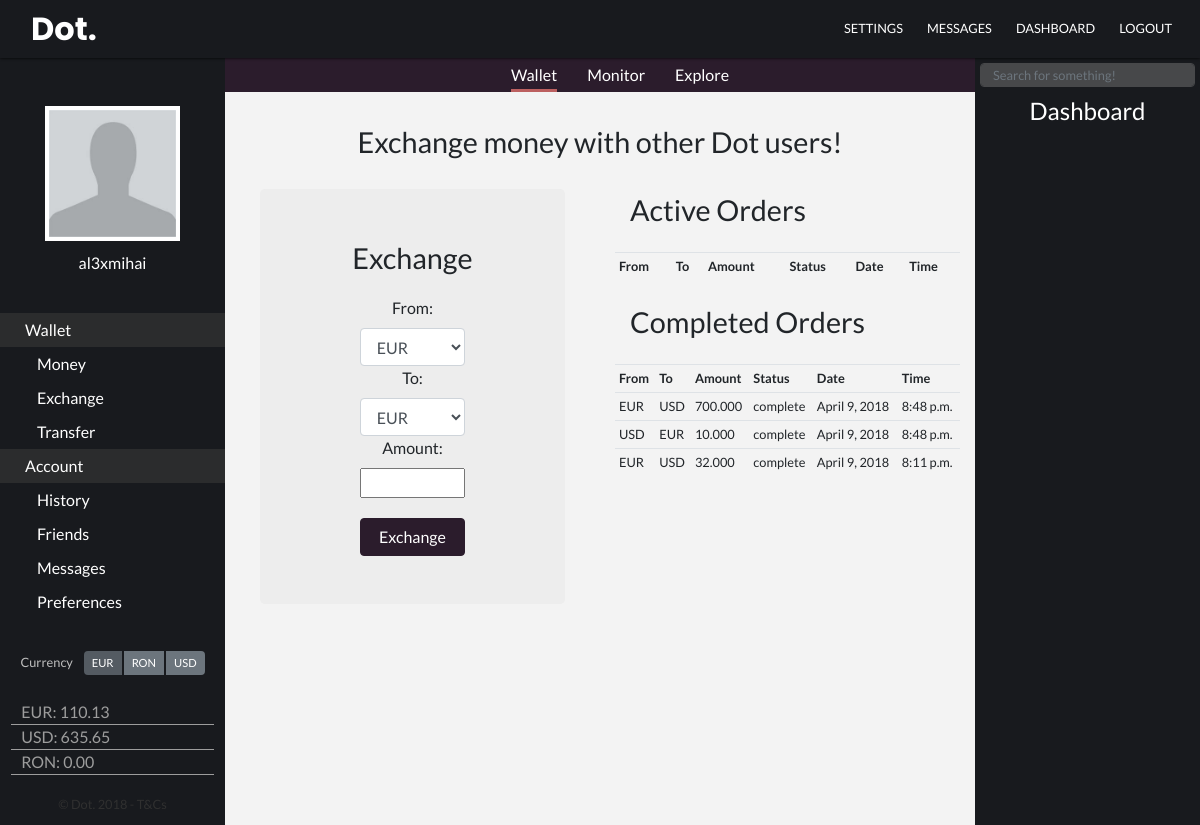
Screenshot of /exchange/ (signed in) with the database file from the repository.
### dot_basic/models.py (models this page shows)
class Profile(models.Model):
    user = models.OneToOneField(User, on_delete=models.CASCADE)
    bio = models.TextField(max_length=500, blank=True)
    location = models.CharField(max_length=30, blank=True, null=True)
    birth_date = models.DateField(null=True, blank=True)
    avatar = models.ImageField(upload_to='documents', default='media/avatar.jpg')
    USD = models.DecimalField(max_digits=10, decimal_places=2, default=0.0)
    EUR = models.DecimalField(max_digits=10, decimal_places=2, default=0.0)
    RON = models.DecimalField(max_digits=10, decimal_places=2, default=0.0)
    default_payment = models.IntegerField(default = 0, blank=True)
    corporate =  models.BooleanField(default=False)

class CompleteOrders(models.Model):
    user = models.CharField(max_length=30, blank=True)
    date = models.DateField(null=True, blank=True)
    time = models.TimeField(null=True, blank=True)
    home_currency = models.CharField(max_length=30, blank=True)
    home_currency_amount = models.DecimalField(max_digits=10, decimal_places=3, blank=True, null=True)
    rate = models.DecimalField(max_digits=10, decimal_places=3)
    target_currency = models.CharField(max_length=30, blank=True)
    target_currency_amount = models.DecimalField(max_digits=10, decimal_places=3, blank=True, null=True)
    status = models.CharField(max_length=30, blank=True, default='complete')

### dot_basic/views.py (the view)
# urls.py: path('exchange/', exchangeView, name='exchange'),
@login_required
def exchangeView(request):
    user = request.user
    if request.method == 'POST':
        error = False
        c = CurrencyRates()
        form = basic_forms.ExchangeForm(request.POST)
        if form.is_valid():
            home_currency = form.cleaned_data.get('home_currency')
            target_currency = form.cleaned_data.get('target_currency')
            home_currency_amount = decimal.Decimal(form.cleaned_data.get('home_currency_amount'))
            username = user.username
            date = datetime.date.today()
            time = datetime.datetime.now().strftime('%H:%M:%S')
            rate = decimal.Decimal(c.get_rate(home_currency, target_currency))
            target_currency_amount = home_currency_amount*rate
            balance = {"EUR":user.profile.EUR, "USD":user.profile.USD, "RON":user.profile.RON}
            if home_currency_amount > balance[home_currency]:
                error = True
                return render(request, 'users/wallet/exchange.html', {'form': form, 'error':error, 'currency': home_currency})
            order = basic_models.Order(date = date, time = time, user = username, home_currency=home_currency, home_currency_amount=home_currency_amount, rate=rate, target_currency=target_currency, target_currency_amount=target_currency_amount, status='pending', home_backup=home_currency_amount, target_backup=target_currency_amount)
            order.save()
            orderlist = basic_models.Order.objects.filter(home_currency = order.target_currency, target_currency = order.home_currency).exclude(user=user)
            for order2 in orderlist:
                if order.status is not 'complete':
                    user2 = User.objects.get(username=order2.user)
                    balance2 = {"EUR":user2.profile.EUR, "USD":user2.profile.USD, "RON":user2.profile.RON}
                    if order.home_currency_amount >= order2.target_currency_amount:
                        balance[str(order.home_currency)]=balance[str(order.home_currency)]-order2.target_currency_amount
                        order.home_currency_amount = order.home_currency_amount - order2.target_currency_amount
                        balance2[str(order2.target_currency)]=balance2[str(order2.target_currency)] + order2.target_currency_amount
                        order2.target_currency_amount = 0
                        balance[str(order.target_currency)]=balance[str(order.target_currency)] + order2.home_currency_amount
                        order.target_currency_amount = order.target_currency_amount - order2.home_currency_amount
                        balance2[str(order2.home_currency)] = balance2[str(order2.home_currency)] - order2.home_currency_amount
                        order2.home_currency_amount = 0
                    else:
                        balance[str(order.home_currency)]=balance[str(order.home_currency)] - order.home_currency_amount
                        balance2[str(order2.target_currency)] = balance2[str(order2.target_currency)] + order.home_currency_amount
                        order2.target_currency_amount = order2.target_currency_amount - order.home_currency_amount
                        order.home_currency_amount = 0
                        balance[str(order.target_currency)] = balance[str(order.target_currency)] + order.target_currency_amount
                        balance2[str(order2.home_currency)] = balance2[str(order2.home_currency)] - order.target_currency_amount
                        order2.home_currency_amount = order2.home_currency_amount - order.target_currency_amount
                        order.target_currency_amount = 0
                    user.profile.USD = balance['USD']
                    user.profile.EUR = balance['EUR']
                    user.profile.RON = balance['RON']
                    user.save()
                    user2.profile.USD = balance2['USD']
                    user2.profile.EUR = balance2['EUR']
                    user2.profile.RON = balance2['RON']
                    user2.save()
                    if order.home_currency_amount == 0:
                        order.status = 'complete'
                    if order2.home_currency_amount == 0:
                        order2.status = 'complete'
                    order.save()
                    order2.save()
        return redirect('/exchange/')
    else:
        form = basic_forms.ExchangeForm()
    orders = basic_models.Order.objects.filter(user=user.username, status='pending')
    completed_orders = basic_models.CompleteOrders.objects.filter(user=user.username).order_by('-id')[:5]
    context_dict={'form':form, 'orders': orders, 'completed_orders': completed_orders}
    return render(request, 'users/wallet/exchange.html', context_dict)

### dot_basic/templates/users/wallet/exchange.html (shortened to what this page needs)
{% extends 'base.html' %}
{% block content %}
<link rel = "stylesheet" type = "text/css" href = "/static/basic/css/exchange.css" />
  <div class="container-fluid exchange-container">
    <div class="row">
        <div class="text-center exchange-header">
            <div class="exchange-text"> Exchange money with other Dot users!</div>
        </div>
    </div>
    <div class="row">
            <div class="col-lg-6 col-md-12">
                <div class="jumbotron text-center">
                    <div class="container-fluid" id="exchange-text"> Exchange </div>
                    <div class="container-fluid" id="exchange-form">
                        <form class="form-horizontal" method="post">{% csrf_token %}
                          <fieldset>
                            {% for field in form %}
                            <div class="control-group">
                              <label class="control-label">{{ field.label }}</label>
                              <div class="controls">{{ field }}
                              </div>
                            </div>
                            {% endfor %}
                          </fieldset>
                          <div class="form-actions">
                            <button name="exchange" type="submit" class="btn btn-primary btn-space custom-btn">Exchange</button>
                          </div>
                        </form>
                    </div>
                </div>
            </div>
            <div class="col-lg-6 col-md-12">
                <div class="row">
                        <div class="col-12">
                          <div class="container-fluid" id="exchange-text"> Active Orders </div>
                            <table class="table history">
                              <tr>
                                <th>From</th>
                                <th>To</th>
                                <th>Amount</th>
                                <th>Status</th>
                                <th>Date</th>
                                <th>Time</th>
                              </tr>
                            </table>
                        </div>
                </div>
                <div class="row">
                        <div class="col-12">
                          <div class="container-fluid" id="exchange-text"> Completed Orders </div>
                            <table class="table history">
                              <tr>
                                <th>From</th>
                                <th>To</th>
                                <th>Amount</th>
                                <th>Status</th>
                                <th>Date</th>
                                <th>Time</th>
                              </tr>
                            {% for item in completed_orders %}
                              <tr>
                                <td>{{ item.home_currency }}</td>
                                <td>{{ item.target_currency }}</td>
                                <td>{{ item.home_currency_amount }}</td>
                                <td>{{ item.status }}
                                <td>{{ item.date }}</td>
                                <td>{{ item.time }}</td>
                              </tr>
                            {% endfor %}
                           </table>
                        </div>
                </div>
            </div>
    </div>
</div>
{% endblock %}

### dot_basic/templates/base.html (shortened to what this page needs)
<!DOCTYPE html>
<html>
<head>
    <link rel="stylesheet" href="https://maxcdn.bootstrapcdn.com/bootstrap/4.0.0/css/bootstrap.min.css">
    <link rel = "stylesheet" type = "text/css" href = "/static/basic/css/style.css" />
</head>
<body>
<div class="container-fluid h-100">
<nav class="navbar navbar-expand-lg navbar-dark fixed-top" id="navbar-style">
  <a class="navbar-brand" href="#">Dot.</a>
  <div class="collapse navbar-collapse" id='dotnavbar'>
    <ul class="navbar-nav ml-auto">
      <li class="nav-item mx-1">
        <a class="nav-link" href="/settings">SETTINGS</a>
      </li>
      <li class="nav-item mx-1">
        <a class="nav-link" href="/messages">MESSAGES</a>
      </li>
      <li class="nav-item mx-1">
        <a class="nav-link" style="cursor: pointer;" onclick="display()">DASHBOARD</a>
      </li>
      <li class="nav-item mx-1">
        <a class="nav-link" href="/logout">LOGOUT</a>
      </li>
    </ul>
  </div>
</nav>
<div id="wrapper">
    <div class="row h-100">
        <div class="col" id="sidebar">
            <div class="welcome-items row">
                <img class="avatar-style" src='{{ user.profile.avatar.url }}'>
            </div>
            <div class="welcome-items row">
                <div class="details">{{ user.username }} </div>
            </div>
            <div class="sidebar-menu row">
                <ul class="sidebar-list">
                    <li class="sidebar-item sidebar-cat">
                        <a class="sidebar-link" href="/">Wallet</a>
                    </li>
                    <li class="sidebar-item sidebar-sub">
                        <a class="sidebar-link" href="/money">Money</a>
                    </li>
                    <li class="sidebar-item sidebar-sub">
                        <a class="sidebar-link" href="/exchange">Exchange</a>
                    </li>
                    <li class="sidebar-item sidebar-sub">
                        <a class="sidebar-link" href="/transfer">Transfer</a>
                    </li>
                    <li class="sidebar-item sidebar-cat">
                        <a class="sidebar-link" href="">Account</a>
                    </li>
                    <li class="sidebar-item sidebar-sub">
                        <a class="sidebar-link" href="/history">History</a>
                    </li>
                    <li class="sidebar-item sidebar-sub">
                        <a class="sidebar-link" href="/friends">Friends</a>
                    </li>
                    <li class="sidebar-item sidebar-sub">
                        <a class="sidebar-link" href="/messages">Messages</a>
                    </li>
                    <li class="sidebar-item sidebar-sub">
                        <a class="sidebar-link" href="/settings">Preferences</a>
                    </li>
                </ul>
            </div>
            <div class="sidebar-settings row mx-0">
                <div class="sidebar-settings-text " data-toggle="tooltip" data-placement="right" title="Your default currency is used in all transactions!"><small> Currency</small></div>
                <div class="btn-group btn-group-toggle sidebar-btn-grp" data-toggle="buttons">
                  <label class="btn btn-secondary sidebar-btn active">
                    <input type="radio" name="options" id="option1" autocomplete="off" checked> EUR
                  </label>
                  <label class="btn btn-secondary sidebar-btn">
                    <input type="radio" name="options" id="option2" autocomplete="off"> RON
                  </label>
                  <label class="btn btn-secondary sidebar-btn">
                    <input type="radio" name="options" id="option3" autocomplete="off"> USD
                  </label>
                </div>
            </div>
            <div class="sidebar-money row">
                <ul class="sidebar-money-list">
                    <li class="sidebar-currency">EUR: {{ user.profile.EUR }} </li>
                    <li class="sidebar-currency">USD: {{ user.profile.USD }} </li>
                    <li class="sidebar-currency">RON: {{ user.profile.RON }} </li>
                </ul>
            </div>
            <div class="footer row">
                <div class="footer-text"><small>&copy; Dot. 2018 - T&amp;Cs</small></div>
            </div>
        </div>
        <div class="col" id="content">
            <div class="row" id="menubar">
                <ul class="menu-list">
                    <li class="menu-item"><a class="active" href="/">Wallet</a></li>
                    <li class="menu-item"><a href="/">Monitor</a></li>
                    <li class="menu-item"><a href="/">Explore</a></li>
                </ul>
            </div>
            <div class="row mx-0 h-100">
            {% block content %}
            {% endblock %}
            </div>
        </div>
        <div class="col" id="sidebar2">
            <div class="row search-row">
                <div class="input-group">
                  <input class="form-control search-inner" id="search-input" placeholder="Search for something!">
                </div>
            </div>
            <div class="dashboard-header row">
                <div class="dashboard-title"> Dashboard </div>
            </div>
        </div>
    </div>
</div>
</div>
</body>
</html>

### rows the page displays
CompleteOrders: home_currency "EUR", target_currency "USD", home_currency_amount "700.000", status "complete", date "April 9, 2018", time "8:48 p.m."
CompleteOrders: home_currency "USD", target_currency "EUR", home_currency_amount "10.000", status "complete", date "April 9, 2018", time "8:48 p.m."
CompleteOrders: home_currency "EUR", target_currency "USD", home_currency_amount "32.000", status "complete", date "April 9, 2018", time "8:11 p.m."

### other values shown
{{ user.username }} "al3xmihai"
{{ user.profile.EUR }} "110.13"
{{ user.profile.USD }} "635.65"
{{ user.profile.RON }} "0.00"
{{ field.label }} "From:" "To:" "Amount:"
